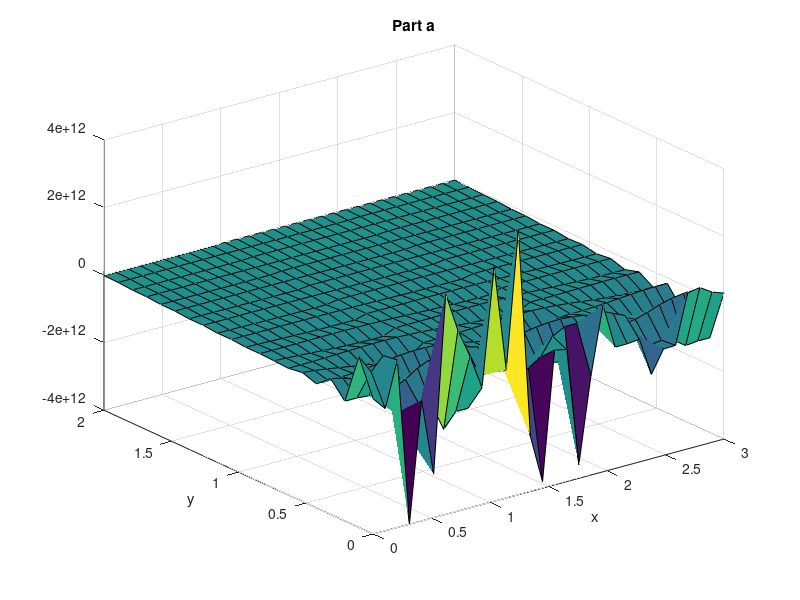

Here is the MATLAB script that generated this plot:
W = 2; %width of region y
L = 3; %Length of region x

BCleft = 0; 
BCright = 1; %this is Vo

dx = 0.1;
dy = 0.1;
nx = L/dx;
ny = W/dy;

G = zeros(20*30,20*30);
F = zeros(nx*ny,1);

for i = 1:nx
    for j = 1:ny
        n = j+(i-1)*ny;
        
        if i == 1 
            G(n,n) = BCleft;
            F(n) = 1;
        elseif i == nx
            G(n,n) = BCright;
        elseif j == 1
          %  nxm = j+(i-2)*ny;
          %  nxp = j+(i)*ny;
            nyp = j+1+(i-1)*ny;
            
          %  G(n,nxm) = 1;
           % G(n,nxp) = 1;
            G(n,nyp) = -1;
            G(n,n) = 1;
        elseif j == ny
         %   nxm = j+(i-2)*ny;
          %  nxp = j+(i)*ny;
            nym = j-1+(i-1)*ny;
            
     %       G(n,nxm) = 1;
      %      G(n,nxp) = 1;
            G(n,nym) = -1;
            G(n,n) = 1;
        else
            nxm = j+(i-2)*ny;
            nxp = j+(i)*ny;
            nyp = j+1+(i-1)*ny;
            nym = j-1+(i-1)*ny;
            
            G(n,nxm) = 1/(dx^2);
            G(n,nxp) = 1/(dx^2);
            G(n,nym) = 1/(dy^2);
            G(n,nyp) = 1/(dy^2);
            G(n,n) = -2*(1/dx^2 + 1/dy^2);
        end
    end
end

V = G\F;
V = reshape(V,[],ny)';

Vmap = zeros(nx,ny);
for i = 1:nx
    for j = 1:ny
         n = j+(i-1)*ny;
         
         Vmap(i,j) = V(n);
    end
end

figure('Name','PartA')
surf(linspace(0,L,nx),linspace(0,W,ny),V);
%%surf(Vmap);
title(sprintf('Part a'));
xlabel('x');
ylabel('y');
